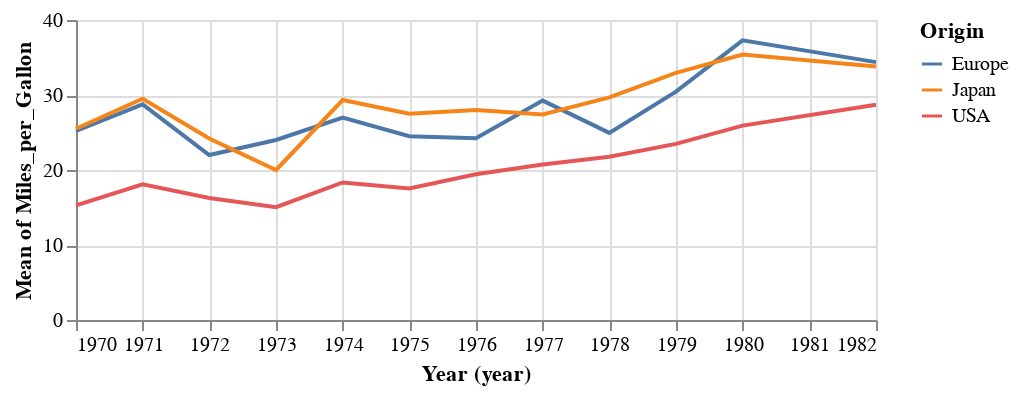

The notebook cell this image was saved under:
### Markdown cell above
Finally, let's look at how the average MPG by origin is trending over time:

### Code cell
alt.Chart(cars).mark_line().encode(
    alt.X('Year:T', timeUnit='year'),
    alt.Y('Miles_per_Gallon:Q', aggregate='mean'),
    alt.Color('Origin:N')
).properties(
    height=150
)

### Figure 1 — Vega-Lite specification as saved in the notebook (floating-point values rounded to 4 significant figures; data arrays with more than 128 entries replaced by an {"elided": "..."} marker saying what was removed)
{"$schema": "https://vega.github.io/schema/vega-lite/v2.6.0.json", "config": {"view": {"height": 300, "width": 400}}, "data": {"name": "data-f02450ab61490a1363517a0190416235"}, "datasets": {"data-f02450ab61490a1363517a0190416235": {"elided": "406 records"}}, "encoding": {"color": {"field": "Origin", "type": "nominal"}, "x": {"field": "Year", "timeUnit": "year", "type": "temporal"}, "y": {"aggregate": "mean", "field": "Miles_per_Gallon", "type": "quantitative"}}, "height": 150, "mark": "line"}
